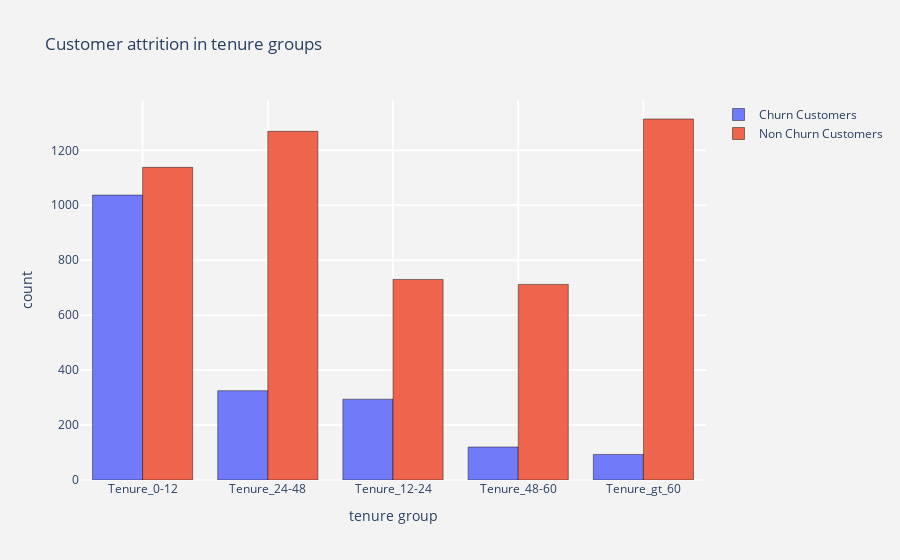

The code cell stored with this chart in its notebook:
### Code cell
#cusomer attrition in tenure groups
tg_ch  =  churn["tenure_group"].value_counts().reset_index()
tg_ch.columns  = ["tenure_group","count"]
tg_nch =  not_churn["tenure_group"].value_counts().reset_index()
tg_nch.columns = ["tenure_group","count"]

#bar - churn
tr1 = go.Bar(x = tg_ch["tenure_group"]  , y = tg_ch["count"],
                name = "Churn Customers",
                marker = dict(line = dict(width = .5,color = "black")),
                opacity = .9)

#bar - not churn
tr2 = go.Bar(x = tg_nch["tenure_group"] , y = tg_nch["count"],
                name = "Non Churn Customers",
                marker = dict(line = dict(width = .5,color = "black")),
                opacity = .9)

layout = go.Layout(dict(title = "Customer attrition in tenure groups",
                        plot_bgcolor  = "rgb(243,243,243)",
                        paper_bgcolor = "rgb(243,243,243)",
                        xaxis = dict(gridcolor = 'rgb(255, 255, 255)',
                                     title = "tenure group",
                                     zerolinewidth=1,ticklen=5,gridwidth=2),
                        yaxis = dict(gridcolor = 'rgb(255, 255, 255)',
                                     title = "count",
                                     zerolinewidth=1,ticklen=5,gridwidth=2),
                       )
                  )
data = [tr1,tr2]
fig  = go.Figure(data=data,layout=layout)
py.iplot(fig)

### Figure 1 — Plotly figure (JSON) as saved in the notebook; plotly's stock layout.template omitted (floating-point values rounded to 4 significant figures)
{"data": [{"marker": {"line": {"color": "black", "width": 0.5}}, "name": "Churn Customers", "opacity": 0.9, "type": "bar", "x": ["Tenure_0-12", "Tenure_24-48", "Tenure_12-24", "Tenure_48-60", "Tenure_gt_60"], "y": [1037, 325, 294, 120, 93]}, {"marker": {"line": {"color": "black", "width": 0.5}}, "name": "Non Churn Customers", "opacity": 0.9, "type": "bar", "x": ["Tenure_gt_60", "Tenure_24-48", "Tenure_0-12", "Tenure_12-24", "Tenure_48-60"], "y": [1314, 1269, 1138, 730, 712]}], "layout": {"paper_bgcolor": "rgb(243,243,243)", "plot_bgcolor": "rgb(243,243,243)", "title": {"text": "Customer attrition in tenure groups"}, "xaxis": {"gridcolor": "rgb(255, 255, 255)", "gridwidth": 2, "ticklen": 5, "title": {"text": "tenure group"}, "zerolinewidth": 1}, "yaxis": {"gridcolor": "rgb(255, 255, 255)", "gridwidth": 2, "ticklen": 5, "title": {"text": "count"}, "zerolinewidth": 1}}}
